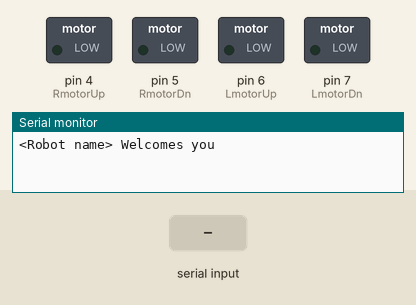
A sketch run on a simulated Arduino Uno, built with avr-gcc and run on an emulated ATmega328P. Parts: switched loads named in the sketch (green lamp = pin HIGH), the last lines printed to the serial monitor. The test bench sets the inputs (shaded band).

Above: at 2.2 s.
2.3 s: "F" received over Serial
At 2.9 s:
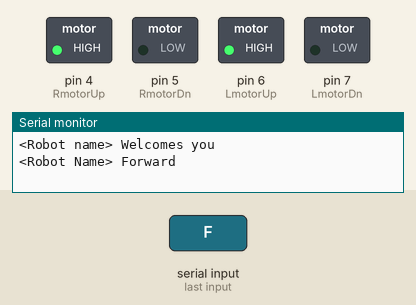
3.8 s: "B" received over Serial
At 4.6 s:
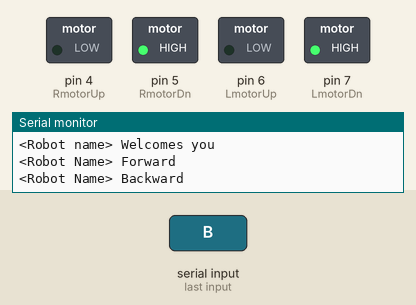
5.3 s: "L" received over Serial
At 5.8 s:
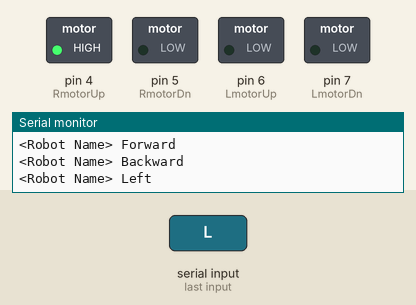
6.8 s: "R" received over Serial
At 8.1 s:
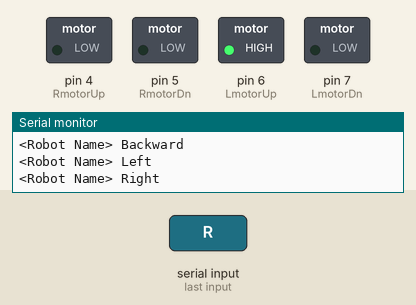
Timing chart, 0 to 9.3 s (numbered marks = the images above; inputs shaded):
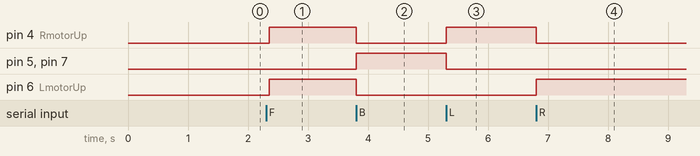

Measured:
- after the input at 2.3 s, pin 4 (RmotorUp), pin 6 (LmotorUp): LOW → HIGH after 0.05 s
- after the input at 3.8 s, pin 4 (RmotorUp), pin 6 (LmotorUp): HIGH → LOW at once; pin 5 (RmotorDn), pin 7 (LmotorDn): LOW → HIGH at once
- after the input at 5.3 s, pin 4 (RmotorUp): LOW → HIGH at once; pin 5 (RmotorDn), pin 7 (LmotorDn): HIGH → LOW at once
- after the input at 6.8 s, pin 4 (RmotorUp): HIGH → LOW at once; pin 6 (LmotorUp): LOW → HIGH at once

The sketch:

Robo.ino
```cpp
int LmotorUp = 6;
int LmotorDn = 7;
int RmotorUp = 4;
int RmotorDn = 5;

void setup()
{
  Serial.begin(9600);
  pinMode(LmotorUp,OUTPUT);
  pinMode(LmotorDn,OUTPUT);
  pinMode(RmotorUp,OUTPUT);
  pinMode(RmotorDn,OUTPUT);
  Serial.println("<Robot name> Welcomes you");
  delay(1000);
}


void loop()
{
  if(Serial.available()>0)
  {
    int input = Serial.read();
    switch(input)
    {
     case 'F' : MoveF();
     break;
     case 'B' : MoveB();
     break;
     case 'L' : MoveL();
     break;
     case 'R' : MoveR();
     break;
     case 'S' : Stop();
     break;
     default : break;
    }
  }
  delay(50);
}

void MoveF()
{
  Serial.println("<Robot Name> Forward");
  digitalWrite(LmotorUp,HIGH);
  digitalWrite(LmotorDn,LOW);
  digitalWrite(RmotorUp,HIGH);
  digitalWrite(RmotorDn,LOW);

}

void MoveB()
{
  Serial.println("<Robot Name> Backward");
  digitalWrite(LmotorUp,LOW);
  digitalWrite(LmotorDn,HIGH);
  digitalWrite(RmotorUp,LOW);
  digitalWrite(RmotorDn,HIGH);
}

void MoveL()
{
  Serial.println("<Robot Name> Left");
  digitalWrite(LmotorUp,LOW);
  digitalWrite(LmotorDn,LOW);
  digitalWrite(RmotorUp,HIGH);
  digitalWrite(RmotorDn,LOW);
}

void MoveR()
{
  Serial.println("<Robot Name> Right");
  digitalWrite(LmotorUp,HIGH);
  digitalWrite(LmotorDn,LOW);
  digitalWrite(RmotorUp,LOW);
  digitalWrite(RmotorDn,LOW);
}

void Stop()
{
  Serial.println("<Robot Name> Stop");
  digitalWrite(LmotorUp,LOW);
  digitalWrite(LmotorDn,LOW);
  digitalWrite(RmotorUp,LOW);
  digitalWrite(RmotorDn,LOW);
}
```
